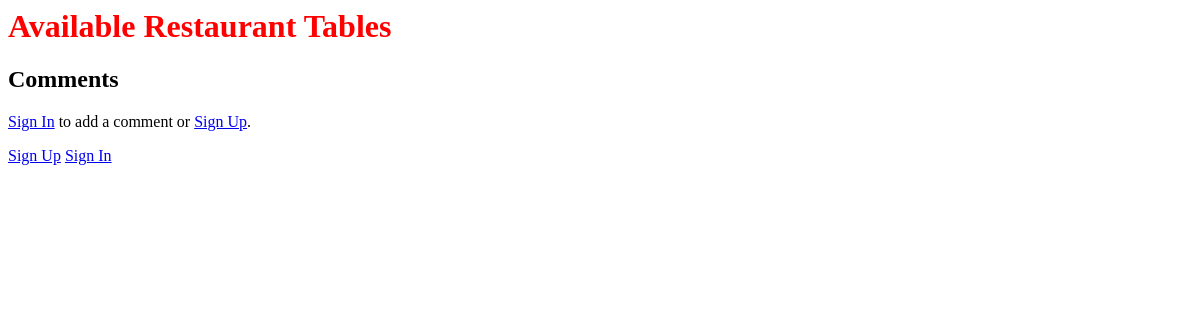
/restaurant/, run on an earlier commit of the app's database.
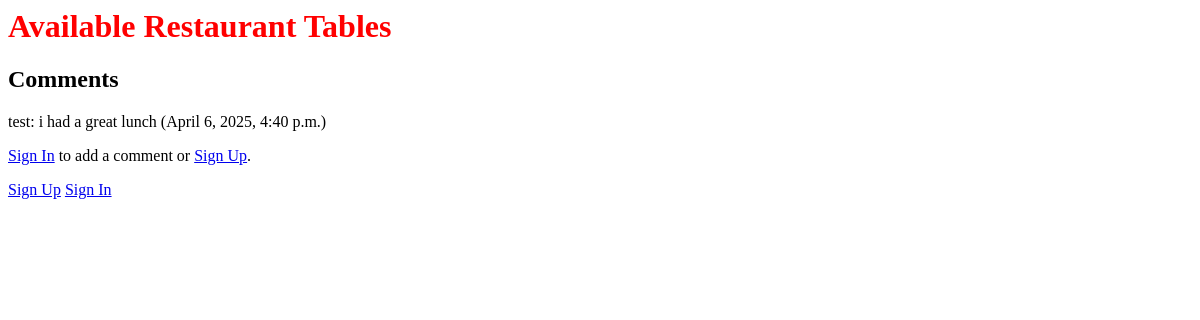
And on a later commit of the database.
### comments/models.py (models this page shows)
class Comment(models.Model):
    user = models.ForeignKey(User, on_delete=models.CASCADE)
    text = models.TextField()
    page = models.CharField(max_length=50)
    created_at = models.DateTimeField(auto_now_add=True)

### restaurant/views.py (the view)
# urls.py: path('', views.restaurant_list, name='restaurant_list'),
def restaurant_list(request):
    tables = RestaurantTable.objects.filter(is_available=True)
    comments = Comment.objects.filter(page='restaurant')
    return render(request, 'restaurant/restaurant_list.html', {'tables': tables, 'comments': comments})

### restaurant/templates/restaurant/restaurant_list.html (shortened to what this page needs)
{% load static %}
<link rel="stylesheet" href="{% static 'css/style.css' %}">
<h1 class="class">Available Restaurant Tables</h1>
<h2>Comments</h2>
{% for comment in comments %}
    <p>{{ comment.user }}: {{ comment.text }} ({{ comment.created_at }})</p>
{% endfor %}
{% if user.is_authenticated %}
    <form method="post" action="{% url 'add_comment' 'restaurant' %}">
        {% csrf_token %}
        <textarea name="text" required></textarea>
        <button type="submit">Add Comment</button>
    </form>
    <p><a href="{% url 'logout' %}">Sign Out</a></p>
{% else %}
    <p><a href="{% url 'login' %}">Sign In</a> to add a comment or <a href="{% url 'signup' %}">Sign Up</a>.</p>
{% endif %}
<div class="auth-buttons">
    {% if user.is_authenticated %}
        <p>Welcome, {{ user.username }}!</p>
        <a href="{% url 'logout' %}">Sign Out</a>
    {% else %}
        <a href="{% url 'signup' %}">Sign Up</a>
        <a href="{% url 'login' %}">Sign In</a>
    {% endif %}
</div>

What changed in the data, as far as the page shows it:
added Comment: user "test", text "i had a great lunch", created_at "April 6, 2025, 4:40 p.m."
